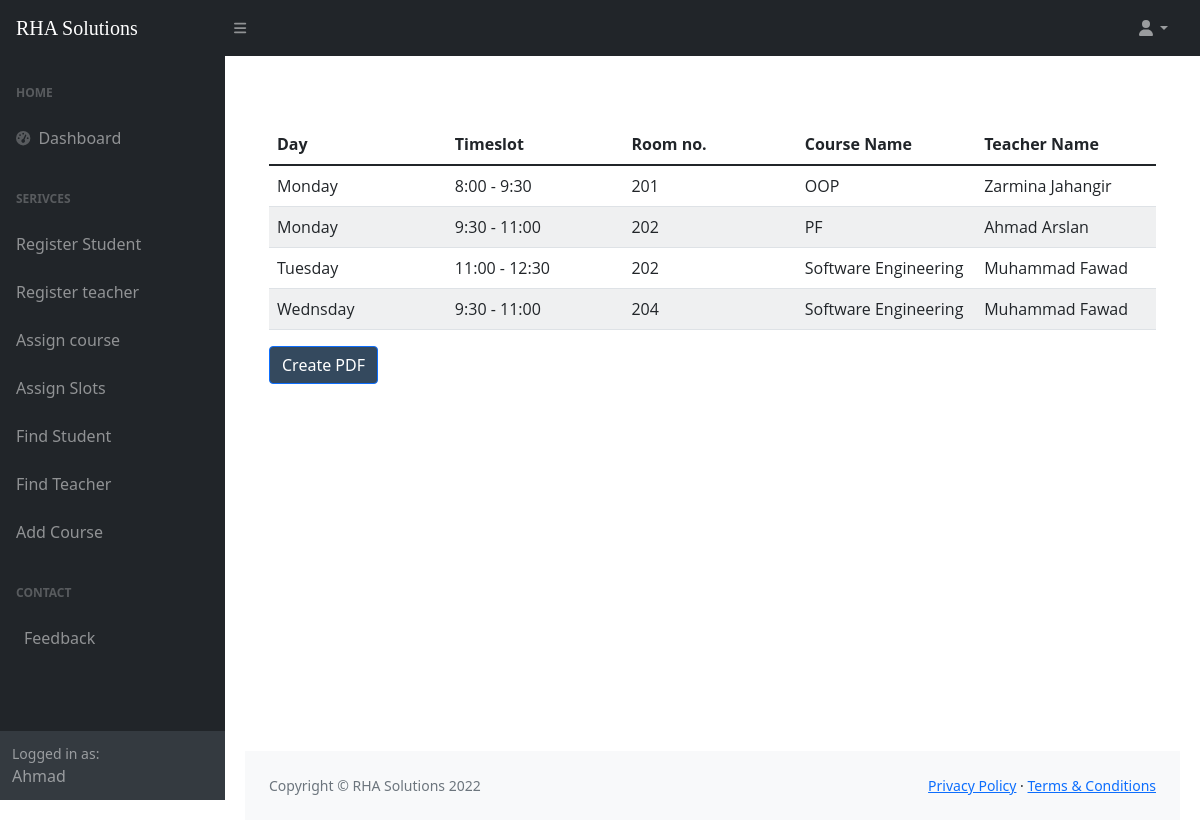
/timetable.php (signed in), run on the app's committed database.
### tables this page shows
CREATE TABLE `timetable` (
  `table_id` int(11) NOT NULL,
  `day` varchar(30) NOT NULL,
  `Timeslot` int(30) NOT NULL,
  `room` int(11) NOT NULL,
  `c_id` int(11) NOT NULL,
  `t_id` int(11) NOT NULL
);

CREATE TABLE `course` (
  `c_id` int(3) NOT NULL,
  `c_name` varchar(100) NOT NULL,
  `crh` int(1) NOT NULL,
  `semester` int(1) NOT NULL
);

### timetable.php (the view, shortened to what this page needs)
<?php
include 'connection.php';
if ($_SESSION["fname"]) {
    $select = "SELECT tt.day, tt.timeslot, tt.room, c.c_name,CONCAT(t.f_name,' ',t.l_name)as name
    FROM timetable tt
    INNER JOIN course c ON tt.c_id = c.c_id
    INNER JOIN teach t ON tt.t_id = t.t_id
    Order By tt.day,tt.timeslot";
    $data = mysqli_query($conn, $select) or die(mysqli_error($conn));
    function timeslot($slot)
    {
        if ($slot == 1) {
            return "8:00 - 9:30";
        } elseif ($slot == 2) {
            return "9:30 - 11:00";
        } elseif ($slot == 3) {
            return "11:00 - 12:30";
        } elseif ($slot == 4) {
            return "1:00 - 2:30";
        } elseif ($slot == 5) {
            return "2:30 - 4:00";
        } elseif ($slot == 6) {
            return "4:00 - 5:30";
        } else {
            echo "invalid slot";
        }
    }
?>
    <!DOCTYPE html>
    <html lang="en">
    <head>
        <link href="https://cdn.jsdelivr.net/npm/simple-datatables@latest/dist/style.css" rel="stylesheet" />
        <link href="css/styles.css" rel="stylesheet" />
    </head>
    <body class="sb-nav-fixed">
        <?php include('header.php'); ?>
        <div id="layoutSidenav_content">
            <main>
                <div class="container-fluid px-4">
                    <div id="tab">
                        <br>
                        <br>
                        <table class="table">
                            <thead class="thead-dark">
                                <tr>
                                    <th scope="col">Day
                                    </th>
                                    <th scope="col">Timeslot
                                    </th>
                                    <th scope="col">Room no.
                                    </th>
                                    <th scope="col">Course Name
                                    </th>
                                    <th scope="col">Teacher Name
                                    </th>
                                </tr>
                            </thead>
                            <tbody>
                                <?php
                                while ($row = mysqli_fetch_array($data)) {
                                ?>
                                    <tr>
                                        <td><?php echo $row['day']; ?></td>
                                        <td><?php echo timeslot($row['timeslot']); ?></td>
                                        <td><?php echo $row['room']; ?></td>
                                        <td><?php echo $row['c_name']; ?></td>
                                        <td><?php echo $row['name']; ?></td>
                                    </tr>
                                <?php
                                }
                                ?>
                            </tbody>
                        </table>
                    </div>
                    <input type="button" style="background-color:#34495e" class="btn btn-primary" value="Create PDF" id="btPrint" onclick="createPDF()" />
            </main>
            <footer class="py-4 bg-light mt-auto">
                <div class="container-fluid px-4">
                    <div class="d-flex align-items-center justify-content-between small">
                        <div class="text-muted">Copyright &copy; RHA Solutions 2022</div>
                        <div>
                            <a href="#">Privacy Policy</a>
                            &middot;
                            <a href="#">Terms &amp; Conditions</a>
                        </div>
                    </div>
                </div>
            </footer>
        </div>
        </div>
    <?php
} else {
    include('login.php');
}
    ?>
    </body>
    </html>

### data on the page
timetable: day "Monday", Timeslot "8:00 - 9:30", room "201", c.c_name "OOP", name "Zarmina Jahangir"
timetable: day "Monday", Timeslot "9:30 - 11:00", room "202", c.c_name "PF", name "Ahmad Arslan"
timetable: day "Tuesday", Timeslot "11:00 - 12:30", room "202", c.c_name "Software Engineering", name "Muhammad Fawad"
timetable: day "Wednsday", Timeslot "9:30 - 11:00", room "204", c.c_name "Software Engineering", name "Muhammad Fawad"

### other printed values
$_SESSION["fname"] "Ahmad"
